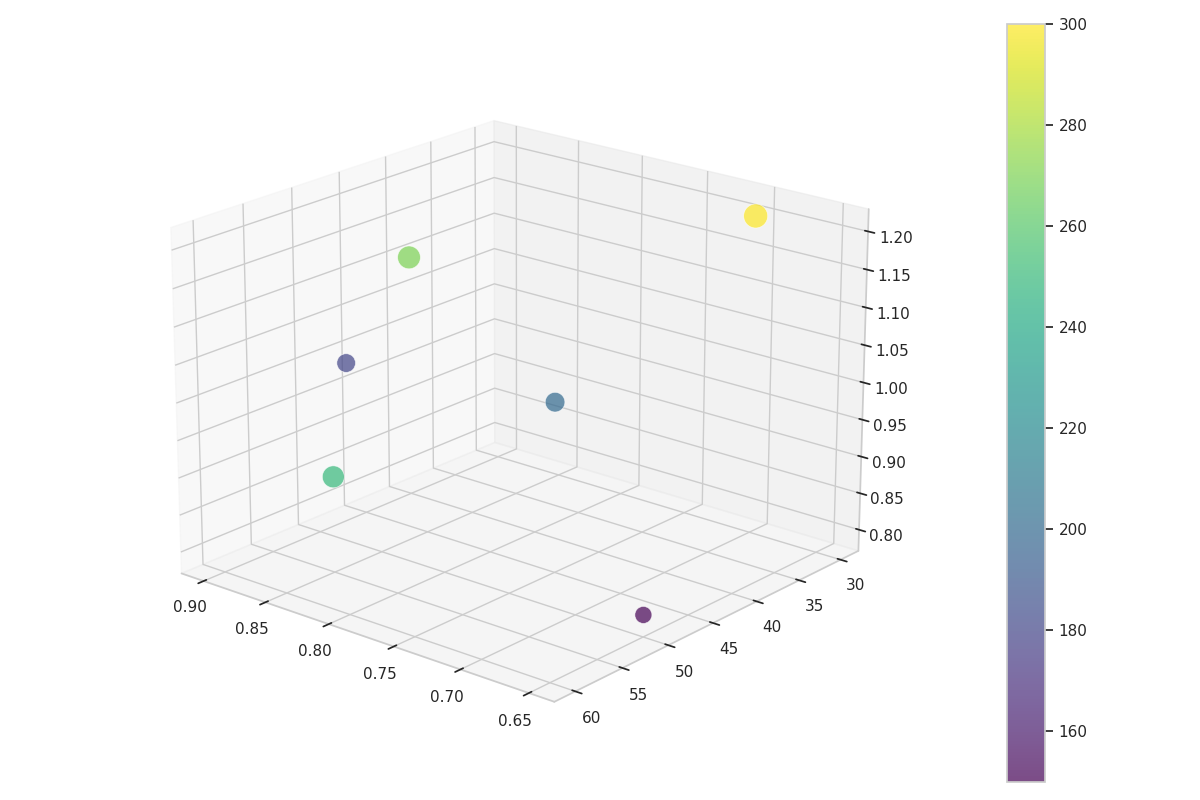

This figure's Python source:
import matplotlib.pyplot as plt
from mpl_toolkits.mplot3d import Axes3D
import numpy as np

# Data for exoplanets
atmosphere_quality = [0.85, 0.90, 0.75, 0.70, 0.65, 0.80]
surface_water_content = [55, 40, 45, 30, 50, 60]
solar_radiation_levels = [0.9, 1.1, 1.0, 1.2, 0.8, 1.1]
potential_habitability = [250, 270, 200, 300, 150, 180]

# Set up the 3D plot
fig = plt.figure(figsize=(12, 8))
ax = fig.add_subplot(111, projection='3d')

# Scatter plot
scatter = ax.scatter(
    atmosphere_quality, 
    surface_water_content, 
    solar_radiation_levels, 
    s=potential_habitability, 
    c=potential_habitability, 
    cmap='viridis', 
    alpha=0.7, 
    edgecolors='w', 
    linewidth=0.5
)

# Adjust view angle for optimal display
ax.view_init(elev=20, azim=130)

# Remove annotations and labels
cbar = plt.colorbar(scatter, pad=0.1)

# Ensure layout is optimized
plt.tight_layout()

# Display the plot
plt.show()
